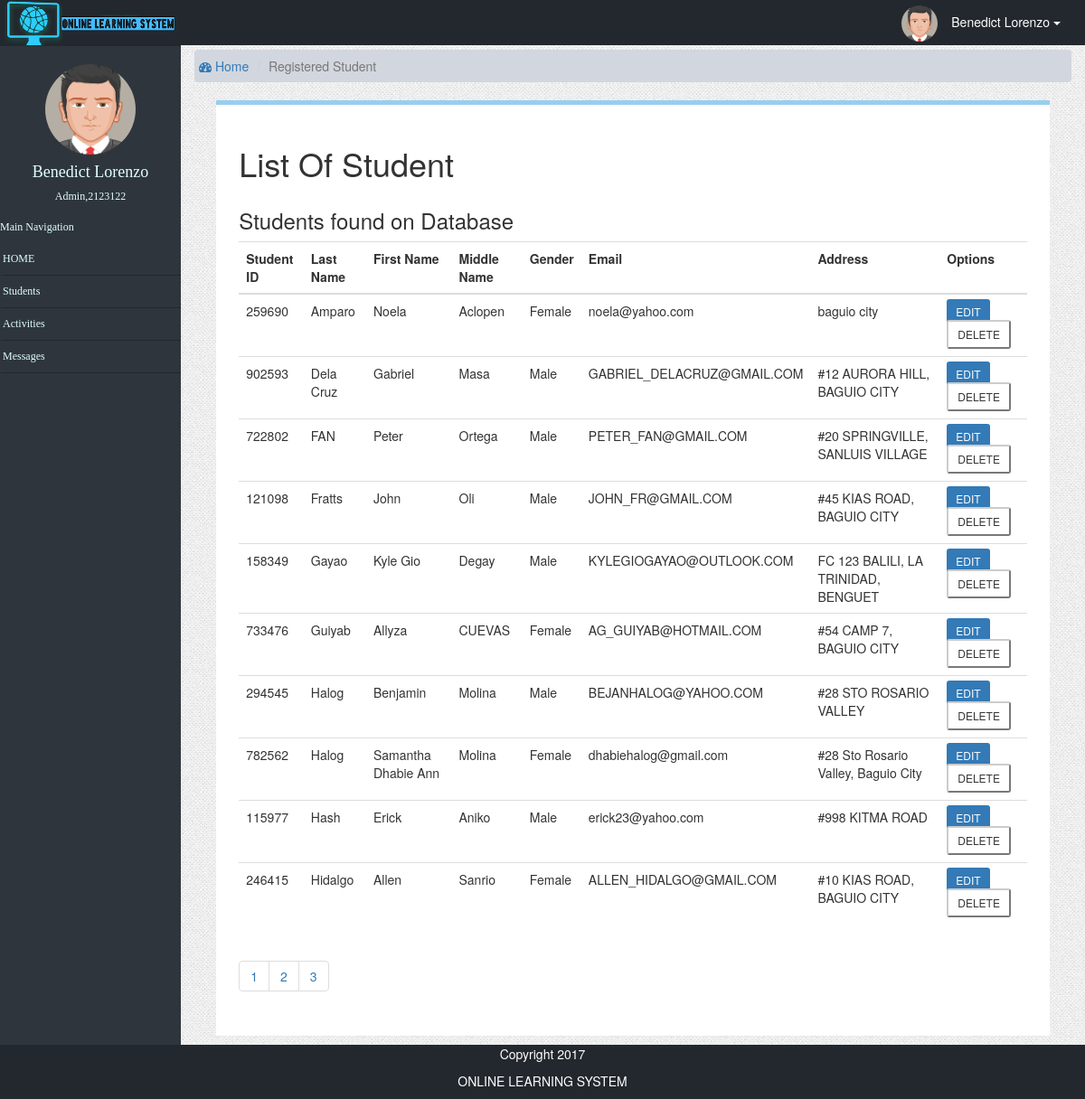
The page /admin/student.php?ref=list (signed in) on the database as committed earlier.
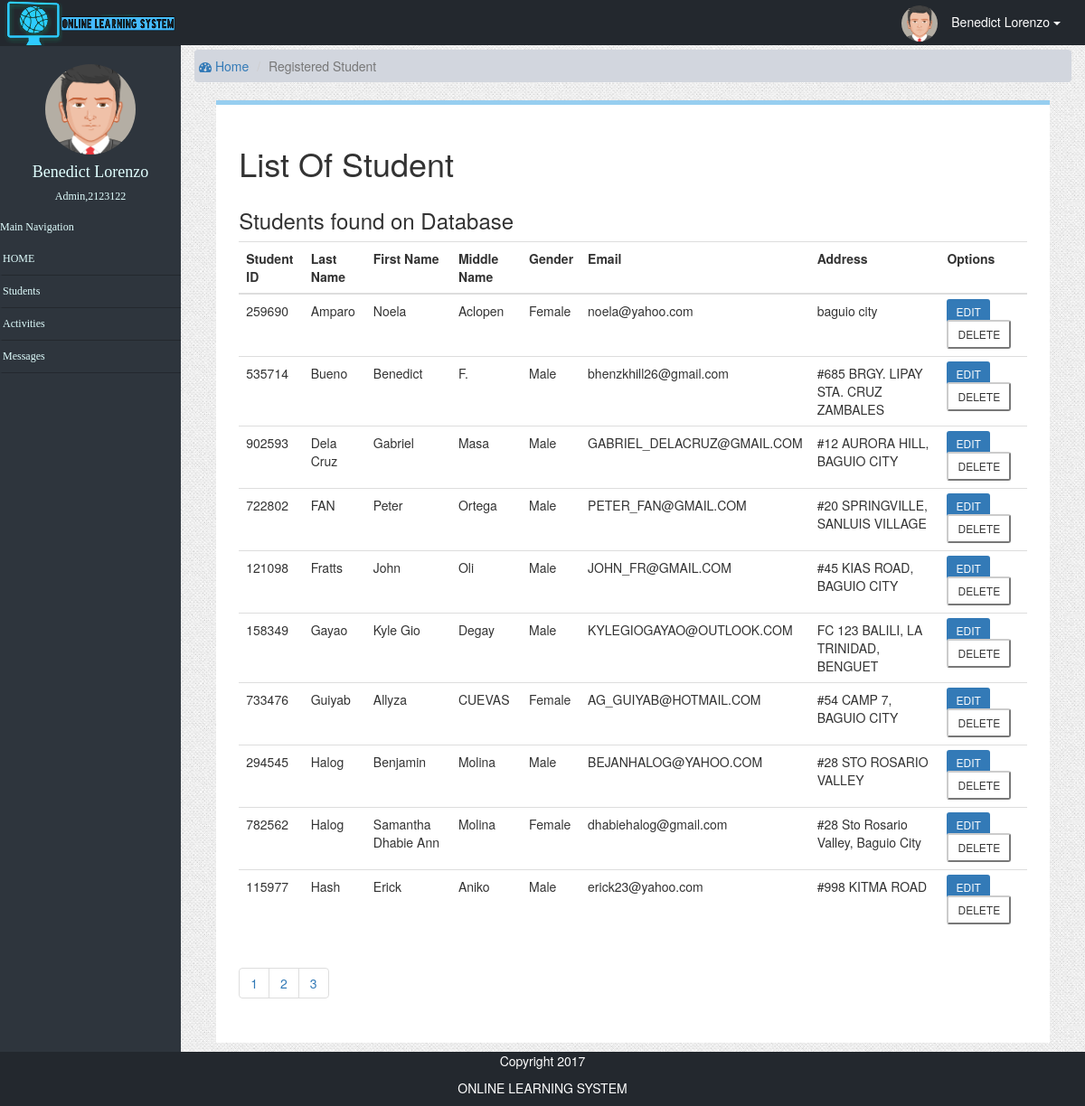
The same page on the database as committed later.
### tables this page shows
CREATE TABLE `user_info` (
  `user_id` int(7) NOT NULL,
  `lastName` varchar(255) NOT NULL,
  `firstName` varchar(255) NOT NULL,
  `middleName` varchar(255) NOT NULL,
  `gender` varchar(255) NOT NULL,
  `email` varchar(255) NOT NULL,
  `address` varchar(255) NOT NULL,
  `role` varchar(255) NOT NULL,
  `avatar` longblob NOT NULL,
  `password` varchar(255) NOT NULL,
  `regdate` varchar(255) NOT NULL,
  `online` tinyint(1) DEFAULT NULL
);

### admin/student.php (the view, shortened to what this page needs)
<?php
function display_content(){
if($_GET['ref']=="list"){
	echo '
  <div class="content-wrapper">
    <section class="content-header">
      <ol class="breadcrumb">
        <li><a href="./"><i class="fa fa-dashboard"></i> Home</a></li>
         <li class ="active">Registered Student</li>
      </ol>
    </section>
    </div>
		<div class="borderStudent">
			<section class="content-header">
      	<h1>List Of Student</h1>
      		<section class = "content">
      			<div class="row">
              <section class="col-lg-12">
                <div class="box box-info">
                  <div class="box-header">
                    <h3 class="box-title">Students found on Database</h3>
                  </div>
                  <div class="box-body">
				            <table class="table">
                   		<tbody>
                   			<tr>
    		                  <th>Student ID</th>
    		                  <th>Last Name</th>
    		                  <th>First Name</th>
    		                  <th>Middle Name</th>
    		                  <th>Gender</th>
    						          <th>Email</th>
            						  <th>Address</th>
            						  <th>Options</th>
                    		</tr>
                      </tbody>
                   		<tbody>';
                      include('../db_config/database.php');
		                    $page =$_GET['page'];
                      if ($page=="" || $page=="1"){
								        $page1=0;
		                  }else{
								        $page1=($page*10)-10;
						          }
                        $sql = "SELECT * FROM user_info where role = 'Student' ORDER BY lastName limit $page1,10";
                        $result = mysqli_query($connection,$sql);
                      if ($result->num_rows > 0) {
                        while($row = $result->fetch_assoc()) {
echo "
                   			<tr>
                   				<td>".$row["user_id"]."</td>
                   				<td>".$row["lastName"]."</td>
                   				<td>".$row["firstName"]."</td>
                   				<td>".$row["middleName"]."</td>
                   				<td>".$row["gender"]."</td>
                   				<td>".$row["email"]."</td>
                   				<td>".$row["address"]."</td>
                          <td>
                        <div class= 'inline'>
                            <li>
               					    <a title ='EDIT " .$row["lastName"], "," ,$row["firstName"] ."' class = 'btn-primary btn-sm' href = 'student.php?id=".$row["user_id"]."&ref=update'> EDIT
               					    </a>
               				 </li>
                        <li>
               					    <form method='POST' action='process/deleteStd.php?ref=".$row["user_id"]."' onSubmit='return ConfirmDelete();'>
                              <input class = 'btn-default btn-sm' title ='DELETE " .$row["lastName"], "," ,$row["firstName"] ."' type='submit' name='delete' value='DELETE'>
                            </form>
                             </li>
                              </div>
                          </td>
               			    </tr>
";
                        }
                      } $connection->close();
echo '
 					            </tbody>
                    </table>
                    <ul class="pagination">';
                      include('../db_config/database.php');
                        $sql = "SELECT * FROM user_info where role = 'Student' ";
                        $result = mysqli_query($connection,$sql);
                      if ($result->num_rows > 0) {
                        print '<tr><td colspan="10">';
                        $ragents=mysqli_num_rows($result);
                        $a = $ragents/10;
                        $a = ceil($a);
                      for ($b=1;$b<=$a;$b++){
?>                      <li class="paginate_button">
                          <a href="student.php?ref=list&page=<?php echo $b; ?>" ><?php echo $b. " "; ?></a>
                        </li><?php
                      }
                    }
echo '
                    </ul>
                  </div>
              </div>
            </section>
          </div>
        </section>
      </section>
    </div>
';
	}
}
require_once('admintemplate.php');
?>

Rows that differ between the two databases and show on the page:
no longer on this page (row unchanged): user_info: user_id "246415", lastName "Hidalgo", firstName "Allen", middleName "Sanrio", gender "Female", email "ALLEN_HIDALGO@GMAIL.COM", address "#10 KIAS ROAD, BAGUIO CITY"
added user_info: user_id "535714", lastName "Bueno", firstName "Benedict", middleName "F.", gender "Male", email "bhenzkhill26@gmail.com", address "#685 BRGY. LIPAY STA. CRUZ ZAMBALES"
